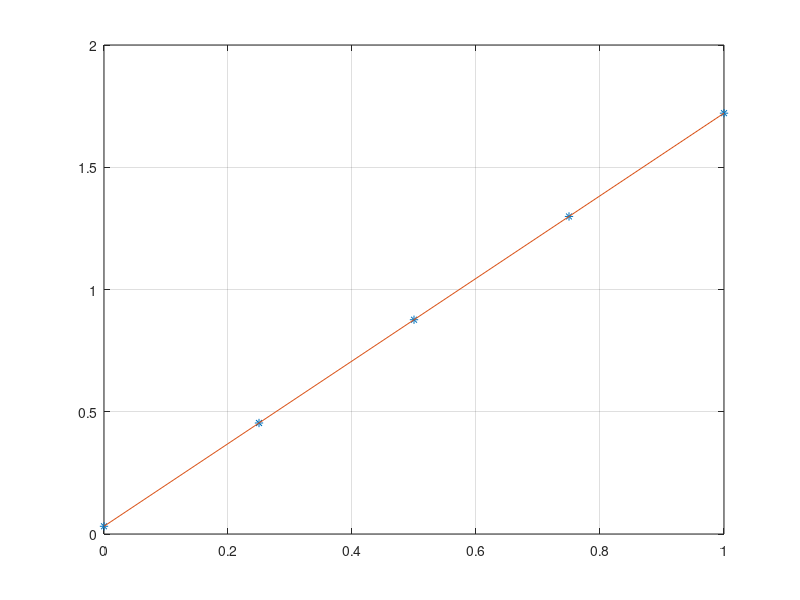

Reproduce this figure in MATLAB.
clc;
clear;
close all;

% Input
x = [0, 0.25, 0.5, 0.75, 1];
y = [0, 0.47314, 0.90546, 1.30962, 1.69375];

% Algorithm
y = y';
n = length(y);

A = [n, sum(x); sum(x), sum(x.^2)];
B = [sum(y); x*y];

ba = A\B;

% Output
fprintf('|%.10f\t%.10f\t||b| |%.10f\t|\n', A(1,1), A(1, 2), B(1));
fprintf('|%.10f\t%.10f\t||a|=|%.10f\t|\n', A(2,1), A(2, 2), B(2));
fprintf('\n|b| |%.10f\t|\n|a|=|%.10f\t|\n', ba(1), ba(2));
fprintf('\ny = a*x + b = %.10f*x + %.10f\n', ba(2), ba(1));

% Plot
y = [ones(n, 1), x']*ba;
plot(x, y, '*', x, y, '-');
grid on;

% **************************************************^**************************************************
% *****************************# Copyright by Ali Forouzandeh Hafshejani #*****************************
% ******************************# Scientific Computing Specialist 20@21 #******************************
% **************************************************^**************************************************